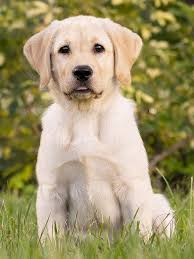
#> input picture computer_vision/dog.jpg, 194 x 259 px
$ jupyter execute --allow-errors Image+Processing.ipynb
#> lines starting #> are read from the running program, lines starting #| are printed output that depends on the picture; after the words box and inside, x2 and y2 are one past the last pixel; in counts of white or black regions, pixels touching at a corner belong together
[cell 1]
import cv2
import numpy as np
import matplotlib.pyplot as plt

[cell 2]
img = cv2.imread("dog.jpg")
#> img is the input picture: shape (259, 194, 3); mean B, G, R 109, 150, 160.6

[cell 3]
plt.imshow(img)

# Brightening & Darkening Images

[cell 4]
image_bright = cv2.add(img, np.array([10.0]))
plt.imshow(image_bright)

image (x, y) = image (x, y) + brightness

[cell 5]
image_dark = cv2.add(img, np.array([-60.0]))
plt.imshow(image_dark)

# Geometrical Transformations

[cell 6]
# Scaling

img_resize = cv2.resize(img, (200,200))
plt.imshow(img_resize)

[cell 7]
# Traslating

rows, col,channel = img.shape
#> rows = 259; col = 194; channel = 3
M = np.float32([[1,0,100],[0,1,200]])
#> (the rest of this cell did not finish here and is left out)

#> (a cell that did not finish here is left out)

[cell 9]
flipped_image = cv2.flip(img,0)
plt.imshow(flipped_image)

# Affine & Perspective Transformation

[cell 10]
# Affine

cols,rows,channel = img.shape
#> cols = 259; rows = 194

pts1 = np.float32([[50,50],[200,50],[50,200]])
pts2 = np.float32([[50,90],[150,100],[100,220]])


M = cv2.getAffineTransform(pts1, pts2)

affine_tfms_image = cv2.warpAffine(img,M, (cols, rows))

plt.imshow(affine_tfms_image)

[cell 11]
#  Perspective

pts1 = np.float32([[400, 400],[268,52],[28,387],[300,300]])
pts2 = np.float32([[0,0],[600,150],[0,1000],[1000,1000]])

M = cv2.getPerspectiveTransform(pts1, pts2)

prespective_image = cv2.warpPerspective(img,M,(700,700))

plt.imshow(prespective_image)

[cell 12]
M

# Blurring & Sharpening Image

[cell 13]
blur_image = cv2.blur(img,(3,3))
plt.imshow(blur_image)

[cell 14]
kernel = np.array([[0,0,0],[0,0,0],[-4,5,0]], np.float32)


sharp_image = cv2.filter2D(img, -1, kernel)

plt.imshow(sharp_image)

# Image Pyramids & Blending

[cell 15]
# Image Pyramids

lower_res = cv2.pyrDown(img)
plt.imshow(lower_res)

[cell 16]
upper_res = cv2.pyrUp(img)
plt.imshow(upper_res)

[cell 17]
forest = cv2.imread("forest.jpg")
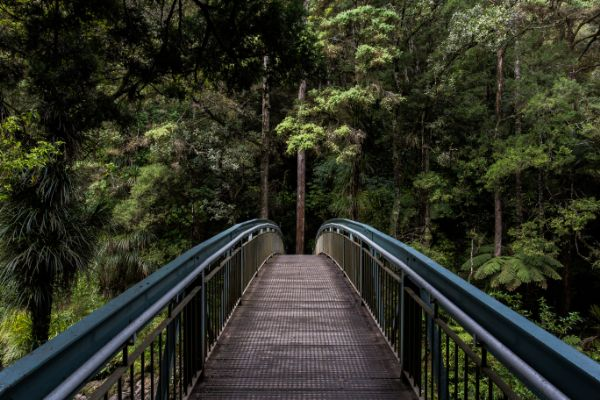
#> input picture computer_vision/forest.jpg, 600 x 400 px
#> forest is the input picture: shape (400, 600, 3); mean B, G, R 36.5, 49.4, 47.2

#> (a cell that did not finish here is left out)

[cell 19]
print(img.shape)
#| (259, 194, 3)
print(forest.shape)
#| (400, 600, 3)

[cell 20]
img_resized = cv2.resize(img, (600,400))
img_resized.shape
#> Out = (400, 600, 3)

[cell 21]
# Image Blending

blended_img = cv2.addWeighted(img_resized, 0.1, forest, 0.9, 0)
plt.imshow(blended_img)

# Bitwise Operators

[cell 22]
cv2.namedWindow('Tracking')

cv2.createTrackbar("LH", "Tracking",0,255,lambda x:x)
cv2.createTrackbar("LS", "Tracking",0,255,lambda x:x)
cv2.createTrackbar("LV", "Tracking",0,255,lambda x:x)
cv2.createTrackbar("UH", "Tracking",0,255,lambda x:x)
cv2.createTrackbar("US", "Tracking",0,255,lambda x:x)
cv2.createTrackbar("UV", "Tracking",0,255,lambda x:x)


while True:

    hsv = cv2.cvtColor(img, cv2.COLOR_BGR2HSV)
#> hsv: shape (259, 194, 3); mean H, S, V 22.5, 100.6, 161.9

    l_h = cv2.getTrackbarPos("LH", 'Tracking')
    l_s = cv2.getTrackbarPos("LS", 'Tracking')
    l_v = cv2.getTrackbarPos("LV", 'Tracking')
    u_h = cv2.getTrackbarPos("UH", 'Tracking')
    u_s = cv2.getTrackbarPos("US", 'Tracking')
    u_v = cv2.getTrackbarPos("UV", 'Tracking')

    lower_range = np.array([l_h, l_s, l_v])
    upper_range = np.array([u_h, u_s, u_v])

    mask = cv2.inRange(hsv, lower_range, upper_range)
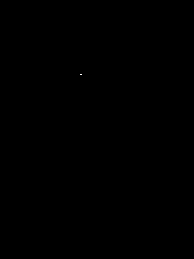
#> mask: shape (259, 194); 0% white in thin lines or dots, all inside (x1, y1, x2, y2) = (80, 74, 82, 75)

    result = cv2.bitwise_or(img, img, mask=mask)
#> result: shape (259, 194, 3); every value is 0

    cv2.imshow("Frame", img)
    cv2.imshow("mask", mask)
    cv2.imshow("Result", result)

    key = cv2.waitKey(1)
#> (key Esc is pressed here)

    if key == 27:
        break


cv2.destroyAllWindows()

while True:

    hsv = cv2.cvtColor(img, cv2.COLOR_BGR2HSV)

    l_h = cv2.getTrackbarPos("LH", 'Tracking')
    l_s = cv2.getTrackbarPos("LS", 'Tracking')
    l_v = cv2.getTrackbarPos("LV", 'Tracking')
    u_h = cv2.getTrackbarPos("UH", 'Tracking')
    u_s = cv2.getTrackbarPos("US", 'Tracking')
    u_v = cv2.getTrackbarPos("UV", 'Tracking')

    lower_range = np.array([l_h, l_s, l_v])
    upper_range = np.array([u_h, u_s, u_v])

    mask = cv2.inRange(hsv, lower_range, upper_range)

    result = cv2.bitwise_or(img, img, mask=mask)

    cv2.imshow("Frame", img)
    cv2.imshow("mask", mask)
    cv2.imshow("Result", result)

    key = cv2.waitKey(1)
#> (key Esc is pressed here)

    if key == 27:
        break


cv2.destroyAllWindows()

# Image Thresholding

[cell 23]
img = cv2.imread('dog.jpg', 0)
#> img: shape (259, 194); min 0, max 255, mean 148.5

[cell 24]
ret, thresh_img = cv2.threshold(img, 128,255,cv2.THRESH_TOZERO)
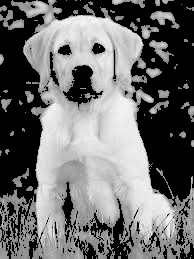
#> thresh_img: shape (259, 194); min 0, max 255, mean 110.8
plt.imshow(thresh_img, cmap='gray')

[cell 25]
ret

[cell 26]
adaptive_thresh_img = cv2.adaptiveThreshold(img, 128, cv2.ADAPTIVE_THRESH_GAUSSIAN_C, cv2.THRESH_BINARY, 11, 8)
#> adaptive_thresh_img: shape (259, 194); values 0 (black) and 128 (white), 80.8% white; black in thin lines or dots
plt.imshow(adaptive_thresh_img, cmap='gray')

[cell 27]
ret, otsu_thresh_img = cv2.threshold(img, 128, 255, cv2.THRESH_BINARY + cv2.THRESH_OTSU)
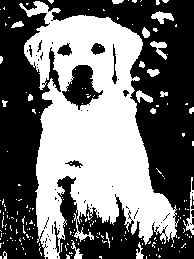
#> otsu_thresh_img: shape (259, 194); 44.5% white; 190 white regions (171 under 20 px), largest, box (x1, y1, x2, y2) and area: (19, 1, 179, 259) 20592, (183, 177, 194, 235) 170, (151, 11, 174, 24) 158
#> ret = 153
plt.imshow(otsu_thresh_img, cmap='gray')

# Image Gradients

[cell 28]
img = cv2.imread('roadsign.jpg', 0)
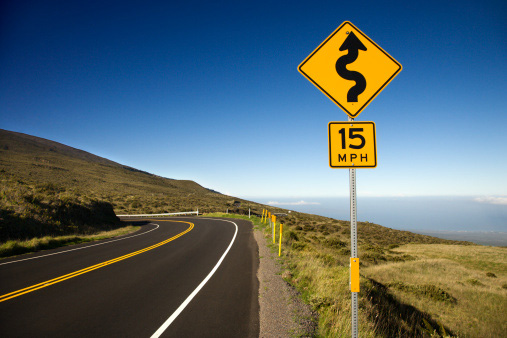
#> input picture computer_vision/roadsign.jpg, 507 x 338 px
#> img: shape (338, 507); min 0, max 255, mean 99.6
plt.imshow(img, cmap='gray')

[cell 29]
# Sobel X

kernel = np.array([[-1,0,1],
                   [-2,0,2],
                   [-1,0,1]], np.float32)

sobel_x_image = cv2.filter2D(img, -1, kernel)

plt.imshow(sobel_x_image, cmap='gray')

[cell 30]
# Sobel Y

kernel = np.array([[1,2,1],
                   [0,0,0],
                   [-1,-2,-1]], np.float32)

sobel_y__blue_image = cv2.blur(img,(7,7))

sobel_y_image = cv2.filter2D(sobel_y__blue_image, -1, kernel)

plt.imshow(sobel_y_image, cmap='gray')

[cell 31]
# Laplacian

kernel = np.array([[0,1,0],
                   [1,-4,1],
                   [0,1,0]], np.float32)

sobel_x_image = cv2.filter2D(img, -1, kernel)
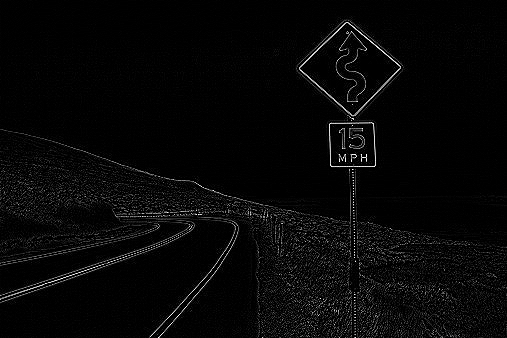
#> sobel_x_image: shape (338, 507); min 0, max 255, mean 7.5

plt.imshow(sobel_x_image, cmap='gray')

# Morphological Operations

[cell 32]
# Erosion

kernel = np.ones((2, 2), np.uint8)
kernel

[cell 33]
img_erosion = cv2.erode(img, kernel, iterations=1)
plt.imshow(img_erosion,cmap='gray')

[cell 34]
img_dialate = cv2.dilate(img, kernel, iterations=4)
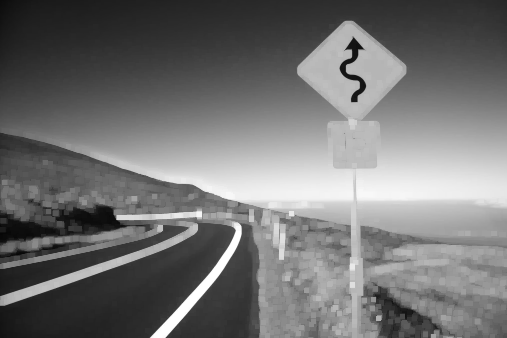
#> img_dialate: shape (338, 507); min 6, max 255, mean 114
plt.imshow(img_dialate,cmap='gray')

# Templet Matching

[cell 35]
img = cv2.imread('dog.jpg')
face_img = cv2.imread('dogface.png')
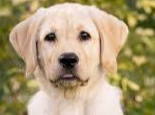
#> input picture computer_vision/dogface.png, 155 x 115 px
#> face_img is the input picture: shape (115, 155, 3); mean B, G, R 119.6, 156.6, 174.3

h, w, channel = face_img.shape
#> h = 115; w = 155

result = cv2.matchTemplate(img, face_img, cv2.TM_CCOEFF_NORMED)
#> result: shape (145, 40) float32

threshold = 0.9

#> (the rest of this cell did not finish here and is left out)

#> (a cell that did not finish here is left out)

# Canny Edge Detector & Hough Transform

[cell 37]
canny_img = cv2.Canny(img, 100,350)
#> canny_img: shape (259, 194); 6.7% white in thin lines or dots
plt.imshow(canny_img, cmap='gray')

[cell 38]
lines = cv2.HoughLinesP(canny_img, 1, np.pi/180, 100)
#> lines = None
#> (the rest of this cell did not finish here and is left out)

# Contours

[cell 39]
img = cv2.imread('road.jpg')

#> (the rest of this cell did not finish here and is left out)

#> (a cell that did not finish here is left out)

# Contours Part 2

[cell 41]
img = cv2.imread("dog.jpg")

gray = cv2.cvtColor(img, cv2.COLOR_BGR2GRAY)

ret, thresh = cv2.threshold(gray, 182, 255, cv2.THRESH_BINARY)
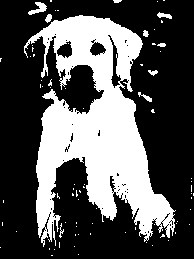
#> thresh: shape (259, 194); 32.8% white; 79 white regions (69 under 20 px)

contours, hierarchy = cv2.findContours(thresh, cv2.RETR_TREE, cv2.CHAIN_APPROX_NONE)
#> contours = 171 contours, 158 with area under 20; largest, box (x1, y1, x2, y2) and area: (24, 15, 176, 247) 15852, (107, 34, 122, 89) 268, (56, 40, 73, 59) 190, (89, 41, 107, 57) 164, (28, 2, 47, 15) 89

sorted_contours = sorted(contours, key=cv2.contourArea, reverse=True)
#> sorted_contours has the same summary as contours

cv2.drawContours(img, sorted_contours, 0, (255, 0,0 ), 2)

plt.imshow(img)

[cell 42]
x, y, w, h = cv2.boundingRect(sorted_contours[0])
#> x = 24; y = 15; w = 152; h = 232
cv2.rectangle(img, (x, y), (x+w, y+h), (255,255,255), 2)
plt.imshow(img)

[cell 43]
(x, y), radius = cv2.minEnclosingCircle(sorted_contours[0])
#> x = 98.54; y = 135.4; radius = 123.7
cv2.circle(img, (int(x), int(y)), int(radius), (0,255,0), 2)
plt.imshow(img)

[cell 44]
radius, x, y
#> Out = (123.7, 98.54, 135.4)

[cell 45]
# Convex Hull

hull = cv2.convexHull(sorted_contours[0])
#> hull = contour of 25 points, box (x1, y1, x2, y2) (24, 15, 176, 247), area 28232

cv2.drawContours(img, [hull], -1, (255, 0, 255), 4)
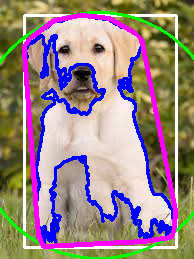
#> img: shape (259, 194, 3); mean B, G, R 134.1, 133.4, 152.9

plt.imshow(img)
